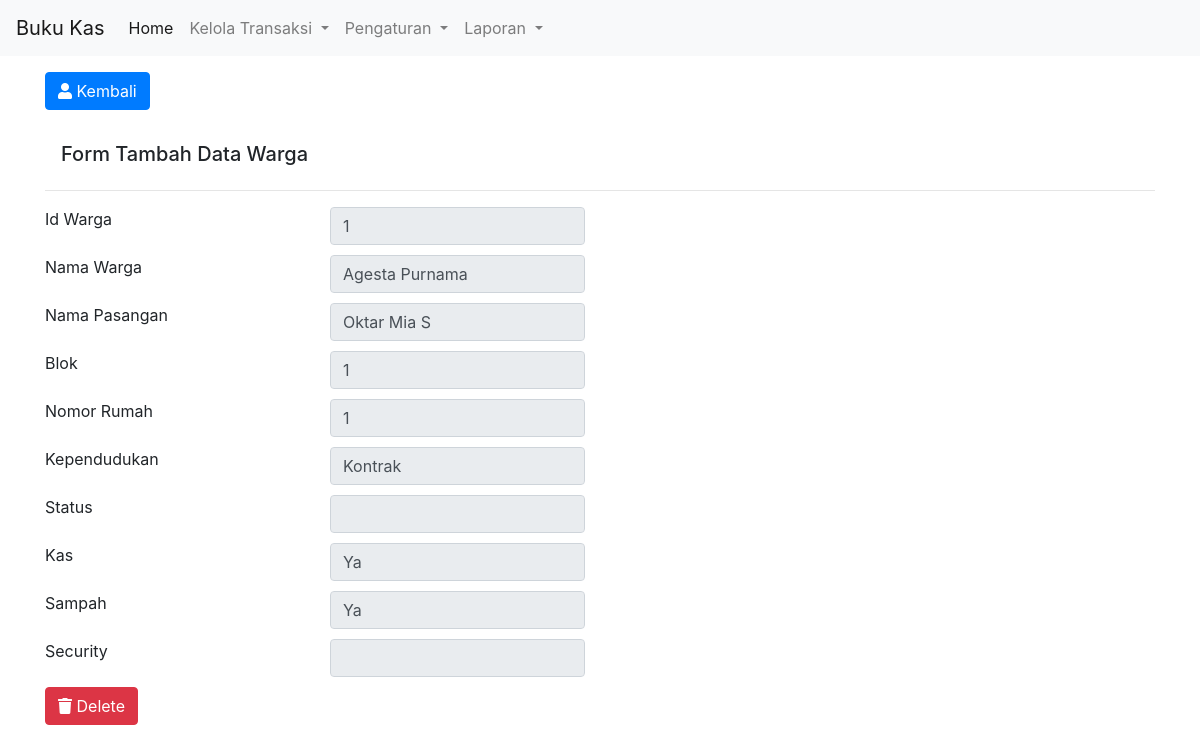
Screenshot of /detail-warga.php?no_id=1 with the database file from the repository.
### tables this page shows
CREATE TABLE `imported_report` (
  `id` int(11) NOT NULL AUTO_INCREMENT,
  `no_id` int(11) DEFAULT NULL,
  `name` varchar(50) DEFAULT NULL,
  `spouse` varchar(50) DEFAULT NULL,
  `block` varchar(6) DEFAULT NULL,
  `rNo` varchar(6) DEFAULT NULL,
  `kependudukan` varchar(50) DEFAULT NULL,
  `status` varchar(50) DEFAULT NULL,
  `kas` varchar(5) DEFAULT NULL,
  `sampah` varchar(5) DEFAULT NULL,
  `security` varchar(5) DEFAULT NULL,
  `date_upload` datetime DEFAULT NULL,
  `date_update` timestamp NULL DEFAULT NULL ON UPDATE current_timestamp(),
  PRIMARY KEY (`id`),
  KEY `no_id` (`no_id`)
);

### detail-warga.php (the view, shortened to what this page needs)
<!DOCTYPE html>
<html lang="en">
<head>
    <link rel="stylesheet" href="https://use.fontawesome.com/releases/v5.6.3/css/all.css" />
    <link rel="stylesheet" href="https://stackpath.bootstrapcdn.com/bootstrap/4.3.1/css/bootstrap.min.css" />
    <link rel="stylesheet" href="https://cdn.jsdelivr.net/npm/bootstrap@4.5.3/dist/css/bootstrap.min.css" />
    <link rel="stylesheet" href="https://cdn.datatables.net/1.10.22/css/jquery.dataTables.min.css" />
    <link rel="stylesheet" type="text/css"
        href="https://cdn.datatables.net/v/dt/jqc-1.12.4/dt-1.10.22/b-1.6.5/b-html5-1.6.5/cr-1.5.2/fh-3.1.7/r-2.2.6/rg-1.1.2/sb-1.0.0/datatables.min.css" />
    <link rel="stylesheet"
        href="https://cdnjs.cloudflare.com/ajax/libs/bootstrap-datepicker/1.9.0/css/bootstrap-datepicker.min.css"
 />
</head>
<body>
    <?php
    include 'navbar.php';
    ?>
    <div class="container">
        <a href="warga.php" class="btn btn-primary my-3"><span class="fas fa-user"></span> Kembali</a>
        <div class="row">
            <div class="col-lg">
                <h5 class="row mt-3 ml-3">Form Tambah Data Warga</h5>
                <div class="row">
                    <div class="col-md">
                        <hr>
                        <?php
                        include 'config.php';
                        $id = $_GET['no_id'];
                        $sql = "SELECT * FROM imported_report WHERE no_id = '$id' ";
                        $result = $conn->query($sql);
                        $row = $result->fetch_assoc();
                        $name           = $row['name'];
                        $spouse         = $row['spouse'];
                        $blok           = $row['block'];
                        $nmr            = $row['rNo'];
                        $kependudukan  = $row['kependudukan'];
                        $status         = $row['status'];
                        $kas            = $row['kas'];
                        $sampah         = $row['sampah'];
                        $security       = $row['security'];
                        ?>
                        <div class="row">
                            <div class="col-sm-3 form-group">
                                <label for="no_id">Id Warga</label>
                            </div>
                            <div class="col-sm-3">
                                <input readonly type="text" class="form-control" name="no_id" id="no_id"
                                    value="<?= $id; ?>">
                            </div>
                        </div>
                        <div class="row">
                            <div class="col-sm-3 form-group">
                                <label for="name">Nama Warga</label>
                            </div>
                            <div class="col-sm-3">
                                <input readonly type="text" class="form-control" name="name" id="name"
                                    value="<?= $name; ?>">
                            </div>
                        </div>
                        <div class="row">
                            <div class="col-md-3 mb-3">
                                <label for="validationCustom04">Nama Pasangan</label>
                            </div>
                            <div class="col-sm-3">
                                <input readonly type="text" class="form-control" name="spouse" id="spouse"
                                    value="<?= $spouse; ?>">
                            </div>
                        </div>
                        <div class="row">
                            <div class="col-sm-3 form-group">
                                <label for="alamat">Blok</label>
                            </div>
                            <div class="col-sm-3">
                                <input readonly type="text" class="form-control" name="block" id="block"
                                    value="<?= $blok; ?>">
                            </div>
                        </div>
                        <div class="row">
                            <div class="col-sm-3 form-group">
                                <label for="nomor">Nomor Rumah</label>
                            </div>
                            <div class="col-sm-3">
                                <input readonly type="text" class="form-control" name="nomor" id="nomor"
                                    value="<?= $nmr; ?>">
                            </div>
                        </div>
                        <div class="row">
                            <div class="col-sm-3 form-group">
                                <label for="kependudukan">Kependudukan</label>
                            </div>
                            <div class="col-sm-3">
                                <input readonly type="text" class="form-control" name="kependudukan" id="kependudukan"
                                    value="<?= $kependudukan; ?>">
                            </div>
                        </div>
                        <div class="row">
                            <div class="col-sm-3 form-group">
                                <label for="status">Status</label>
                            </div>
                            <div class="col-sm-3">
                                <input readonly type="text" class="form-control" name="status" id="status"
                                    value="<?= $status; ?>">
                            </div>
                        </div>
                        <div class="row">
                            <div class="col-sm-3 form-group">
                                <label for="kas">Kas</label>
                            </div>
                            <div class="col-sm-3">
                                <input readonly type="text" class="form-control" name="kas" id="kass"
                                    value="<?= $kas; ?>">
                            </div>
                        </div>
                        <div class="row">
                            <div class="col-sm-3 form-group">
                                <label for="sampah">Sampah</label>
                            </div>
                            <div class="col-sm-3">
                                <input readonly type="text" class="form-control" name="sampah" id="sampah"
                                    value="<?= $sampah; ?>">
                            </div>
                        </div>
                        <div class="row">
                            <div class="col-sm-3 form-group">
                                <label for="security">Security</label>
                            </div>
                            <div class="col-sm-3">
                                <input readonly type="text" class="form-control" name="security" id="security"
                                    value="<?= $security; ?>">
                            </div>
                        </div>
                        <div class="row">
                            <div class="col-sm-3">
                                <a href="delete-nasabah.php?id=<?= $id; ?>" class="btn btn-danger"><span
                                        class="fas fa-trash"></span> Delete</a>
                            </div>
                        </div>
                    </div>
                </div>
            </div>
        </div>
</body>
</html>

### rows the page displays
imported_report: name "Agesta Purnama", spouse "Oktar Mia S", block "1", nomor "1", kependudukan "Kontrak", kas "Ya", sampah "Ya"
